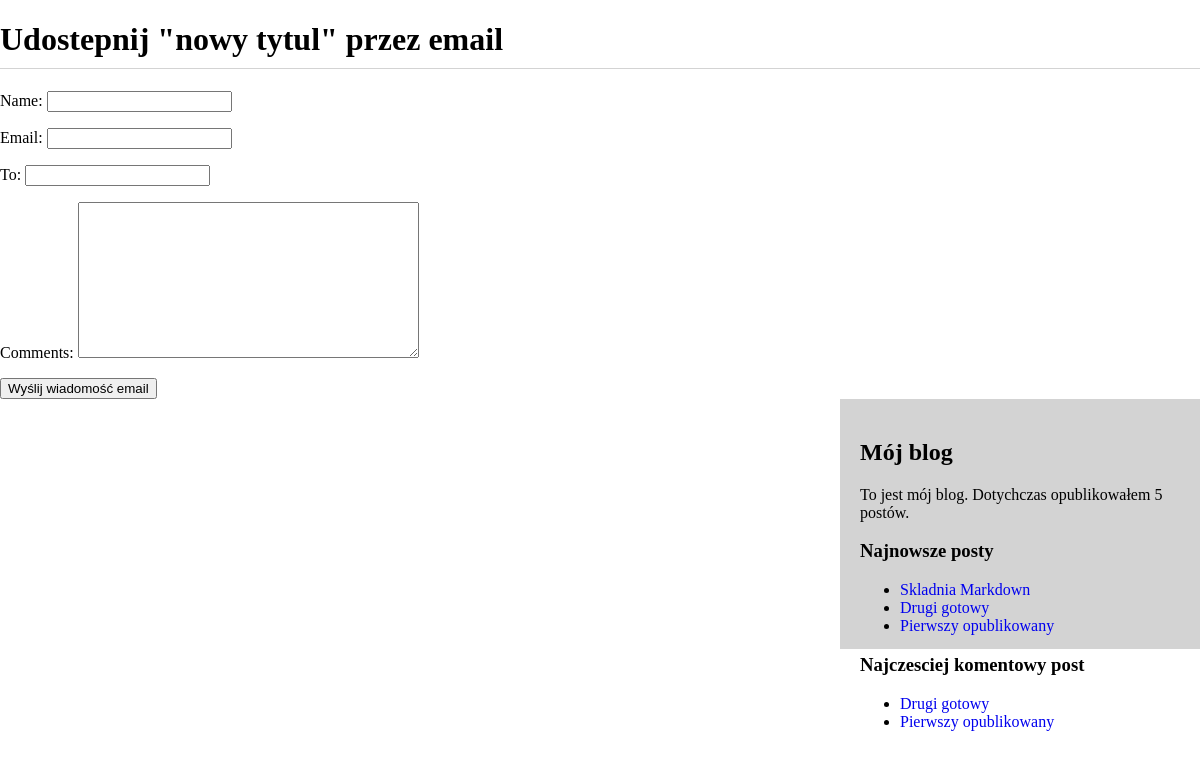
/blog/5/share/, run on the app's committed database.
### blog/models.py (models this page shows, shortened)
class Post(models.Model):
    STATUS_CHOICES = (
        ('draft','Draft'),
        ('published', 'Published'),
    )
    title = models.CharField(max_length=250)
    slug = models.SlugField(max_length=250, unique_for_date='publish')
    author = models.ForeignKey(User, on_delete=models.CASCADE, related_name='blog_posts')
    body = models.TextField()
    publish = models.DateTimeField(default=timezone.now)
    created = models.DateTimeField(auto_now_add=True)
    updated = models.DateTimeField(auto_now=True)
    status = models.CharField(max_length=10, choices=STATUS_CHOICES, default='draft')
    objects = models.Manager()              #manager domyslny
    published = PublishedManager()          #manager niestandardowy
    tags = TaggableManager()
    class Meta:
        ordering = ('-publish',)
    def get_absolute_url(self):
        return reverse('blog:post_detail',args=[self.publish.year, self.publish.strftime('%m'), self.publish.strftime('%d'), self.slug])

### blog/views.py (the view)
# urls.py: path('<int:post_id>/share/', views.post_share, name='post_share'),
def post_share(request, post_id):
    post = get_object_or_404(Post, id=post_id, status='published')
    sent = False
    if request.method == 'POST':
        form = EmailPostForm(request.POST)
        if form.is_valid():
            cd = form.cleaned_data
            post_url = request.build_absolute_url(post.get_absolute_url())
            subject = '{} ({}) zacheca do przeczyatania "{}"'.format(cd['name'], cd['email'], post.title)
            message = 'Przeczytaj post "{}" na stronie {}\n\n Komentarz dodany przez{}: {}'.format(post.title, post_url, cd['name'], cd['comments'])
            send_mail(subject, message, 'admin@myblog.com', [cd['to']])
            send = True
    else:
        form = EmailPostForm()
    return render(request, 'blog/post/share.html', {'post':post, 'form': form, 'sent': sent})

### blog/forms.py
class EmailPostForm(forms.Form):
    name = forms.CharField(max_length=25)
    email = forms.EmailField()
    to = forms.EmailField()
    comments = forms.CharField(required=False, widget=forms.Textarea)

### blog/models.py (called while the page is built)
    def get_queryset(self):
        return super(PublishedManager, self).get_queryset().filter(status='published')

### blog/templatetags/blog_tags.py (called while the page is built)
@register.simple_tag
def total_posts():
    return Post.published.count()

@register.inclusion_tag('blog/post/latest_posts.html')
def show_latest_posts(count=5):
    latest_posts = Post.published.order_by('-publish')[:count]
    return {'latest_posts':latest_posts}

@register.simple_tag
def get_most_commented_posts(count=5):
    return Post.published.annotate(total_comments=Count('comments')).order_by('-total_comments')[:count]

### blog/templates/blog/post/share.html (shortened to what this page needs)
{% extends "blog/base.html" %}
{% block content %}
    {% if sent %}
        <h1>Wiadomosc e-mail została wysłana</h1>
        <p>
            Wysyłanie posta "{{ post.title }} do {{cd.to}} zakończyło się sukcesem.
        </p>
    {% else %}
        <h1>Udostepnij "{{ post.title }}" przez email</h1>
        <form action="." method="post">
            {{ form.as_p }}
            <input type="submit" value="Wyślij wiadomość email">
        </form>
    {% endif %}
{% endblock %}

### blog/templates/blog/base.html (shortened to what this page needs)
{% load blog_tags %}
{% load static %}
<!DOCTYPE html>
<html lang="en">
<head>
    <link href="{% static 'blog.css' %}" rel="stylesheet">
</head>
<body>
    <div id="content">
        {% block content %}
        {% endblock %}
    </div>
    <div id="sidebar">
        <h2>Mój blog</h2>
        <p>To jest mój blog. Dotychczas opublikowałem {% total_posts %} postów. </p>
        <h3>Najnowsze posty</h3>
        {% show_latest_posts 3 %}
        <h3>Najczesciej komentowy post</h3>
        {% get_most_commented_posts 2 as most_commented_posts %}
        <ul>
            {% for most_commented_post in most_commented_posts %}
            <li>
                <a href="{{ most_commented_post.get_absolute_url }}">{{ most_commented_post.title }}</a>
            </li>
        {% endfor %}
        </ul>
    </div>
</body>
</html>

### blog/templates/blog/post/latest_posts.html
<ul>
    {% for post in latest_posts %}
        <li>
            <a href="{{ post.get_absolute_url }}" > {{ post.title }} </a>
        </li>
    {% endfor %}
</ul>

### blog/static/blog.css (style rules this page uses)
* { box-sizing:border-box; }
a { text-decoration: none; }
body, html { height: 100%; margin: 0; }
h1 { border-bottom: 1px solid lightgrey; padding-bottom: 10px; }
#container, #sidebar { display: inline-block; float: right; padding: 20px; height: 250px; width: 30%; background-color: lightgrey; }

### data on the page
Post: title "nowy tytul"
Post: title "Skladnia Markdown"
Post: title "Drugi gotowy"
Post: title "Pierwszy opublikowany"
